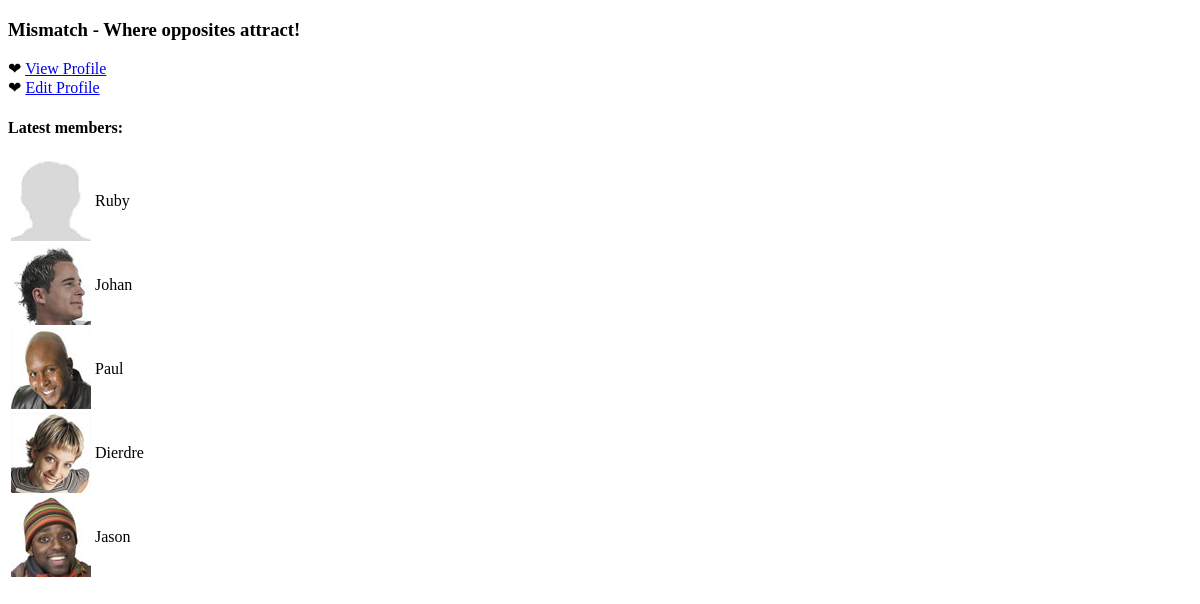
Page /ch07/initial/mismatch/index.php on the committed database.
### tables this page shows
CREATE TABLE `mismatch_user` (
  `user_id` INT AUTO_INCREMENT,
  `username` VARCHAR(32),
  `password` VARCHAR(40),
  `join_date` DATETIME,
  `first_name` VARCHAR(32),
  `last_name` VARCHAR(32),
  `gender` VARCHAR(1),
  `birthdate` DATE,
  `city` VARCHAR(32),
  `state` VARCHAR(2),
  `picture` VARCHAR(32),
  PRIMARY KEY (`user_id`)
);

### public/ch07/initial/mismatch/index.php (the view, shortened to what this page needs)
<!DOCTYPE html PUBLIC "-//W3C//DTD XHTML 1.0 Transitional//EN"
  "http://www.w3.org/TR/xhtml1/DTD/xhtml1-transitional.dtd">
<html xmlns="http://www.w3.org/1999/xhtml" xml:lang="en" lang="en">
<head>
  <link rel="stylesheet" type="text/css" href="style.css" />
</head>
<body>
  <h3>Mismatch - Where opposites attract!</h3>
<?php
  echo '&#10084; <a href="viewprofile.php">View Profile</a><br />';
  echo '&#10084; <a href="editprofile.php">Edit Profile</a><br />';
  $dbc = mysqli_connect(DB_HOST, DB_USER, DB_PASSWORD, DB_NAME);
  $query = "SELECT user_id, first_name, picture FROM mismatch_user WHERE first_name IS NOT NULL ORDER BY join_date DESC LIMIT 5";
  $data = mysqli_query($dbc, $query);
  echo '<h4>Latest members:</h4>';
  echo '<table>';
  while ($row = mysqli_fetch_array($data)) {
    if (is_file(MM_UPLOADPATH . $row['picture']) && filesize(MM_UPLOADPATH . $row['picture']) > 0) {
      echo '<tr><td><img src="' . MM_UPLOADPATH . $row['picture'] . '" alt="' . $row['first_name'] . '" /></td>';
    }
    else {
      echo '<tr><td><img src="' . MM_UPLOADPATH . 'nopic.jpg' . '" alt="' . $row['first_name'] . '" /></td>';
    }
    echo '<td>' . $row['first_name'] . '</td></tr>';
  }
  echo '</table>';
?>
</body>
</html>

### rows in the picture
mismatch_user: first_name "Ruby"
mismatch_user: picture (picture), first_name "Johan"
mismatch_user: picture (picture), first_name "Paul"
mismatch_user: picture (picture), first_name "Dierdre"
mismatch_user: picture (picture), first_name "Jason"
